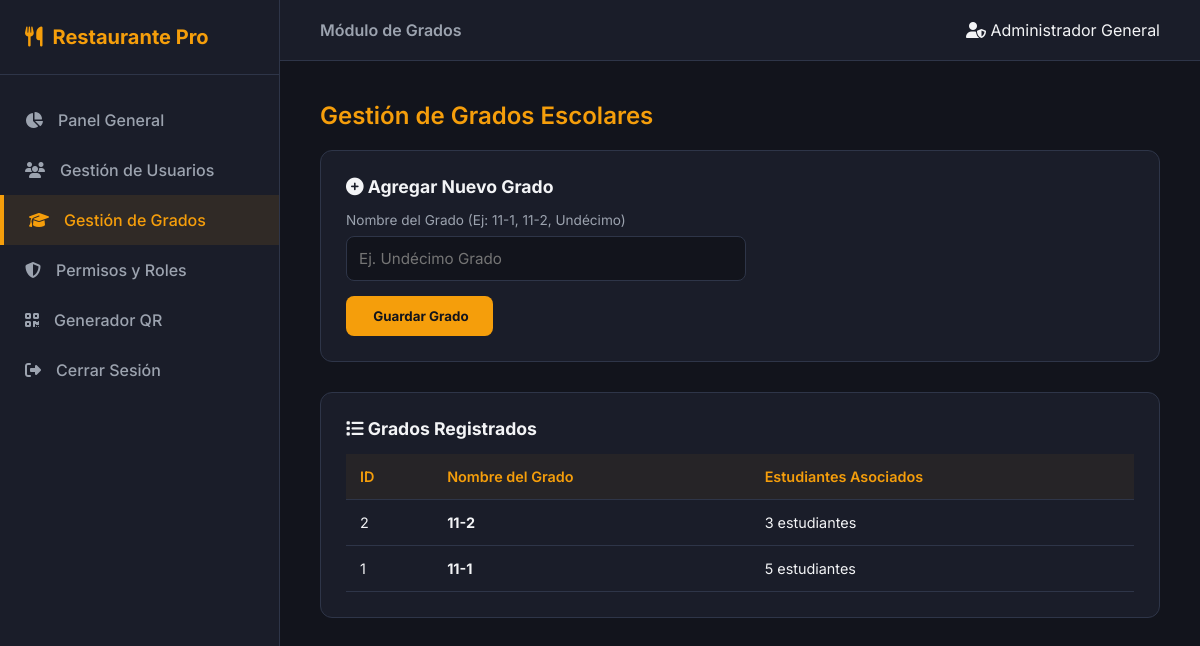
The app's page /admin/grados.php (signed in) with its own data.
### tables this page shows
CREATE TABLE grados (
    id_grado INT AUTO_INCREMENT PRIMARY KEY,
    nombre_grado VARCHAR(50) NOT NULL UNIQUE
);

### admin/grados.php (the view, shortened to what this page needs)
<?php
require_once __DIR__ . '/../config/conexion.php';
$grados = $pdo->query("SELECT g.*, (SELECT COUNT(*) FROM usuarios u WHERE u.id_grado = g.id_grado) as total_estudiantes FROM grados g ORDER BY g.id_grado DESC")->fetchAll();
?>
<!DOCTYPE html>
<html lang="es">
<head>
    <link rel="stylesheet" href="https://cdnjs.cloudflare.com/ajax/libs/font-awesome/6.4.0/css/all.min.css">
</head>
<body>
    <aside>
        <div class="sidebar-brand"><i class="fa-solid fa-utensils"></i> Restaurante Pro</div>
        <ul class="sidebar-menu">
            <li><a href="dashboard.php"><i class="fa-solid fa-chart-pie"></i> Panel General</a></li>
            <li><a href="usuarios.php"><i class="fa-solid fa-users"></i> Gestión de Usuarios</a></li>
            <li><a href="grados.php" class="active"><i class="fa-solid fa-graduation-cap"></i> Gestión de Grados</a></li>
            <li><a href="permisos.php"><i class="fa-solid fa-shield-halved"></i> Permisos y Roles</a></li>
            <li><a href="qr_generator.php"><i class="fa-solid fa-qrcode"></i> Generador QR</a></li>
            <li><a href="../logout.php"><i class="fa-solid fa-right-from-bracket"></i> Cerrar Sesión</a></li>
        </ul>
    </aside>
    <main>
        <header>
            <div style="font-weight: 600; color: var(--text-muted);">Módulo de Grados</div>
            <span><i class="fa-solid fa-user-shield"></i> <?= htmlspecialchars($_SESSION['nombre_completo'] ?? 'Admin') ?></span>
        </header>
        <div class="content">
            <h2>Gestión de Grados Escolares</h2>
            <div class="card">
                <h3 style="margin-bottom: 15px; font-size: 1.1rem;"><i class="fa-solid fa-plus-circle"></i> Agregar Nuevo Grado</h3>
                <form method="POST">
                    <label>Nombre del Grado (Ej: 11-1, 11-2, Undécimo)</label>
                    <input type="text" name="nombre_grado" required placeholder="Ej. Undécimo Grado">
                    <br>
                    <button type="submit" name="crear_grado" class="btn-dorado"><i class="fa-solid save"></i> Guardar Grado</button>
                </form>
            </div>
            <div class="card">
                <h3 style="margin-bottom: 15px; font-size: 1.1rem;"><i class="fa-solid fa-list"></i> Grados Registrados</h3>
                <table>
                    <thead>
                        <tr>
                            <th>ID</th>
                            <th>Nombre del Grado</th>
                            <th>Estudiantes Asociados</th>
                        </tr>
                    </thead>
                    <tbody>
                        <?php foreach ($grados as $g): ?>
                        <tr>
                            <td><?= $g['id_grado'] ?></td>
                            <td><strong><?= htmlspecialchars($g['nombre_grado']) ?></strong></td>
                            <td><?= $g['total_estudiantes'] ?> estudiantes</td>
                        </tr>
                        <?php endforeach; ?>
                    </tbody>
                </table>
            </div>
        </div>
    </main>
</body>
</html>

### admin/grados.php (style rules this page uses)
:root { --bg-main: #12141c; --bg-card: #1a1d29; --accent-gold: #f59e0b; --text-main: #f3f4f6; --text-muted: #9ca3af; --border-color: #2e3548; }
* { box-sizing: border-box; margin: 0; padding: 0; font-family: 'Inter', sans-serif; }
body { background-color: var(--bg-main); color: var(--text-main); display: flex; min-height: 100vh; }
aside { width: 280px; background-color: var(--bg-card); border-right: 1px solid var(--border-color); display: flex; flex-direction: column; position: fixed; height: 100vh; }
.sidebar-brand { padding: 25px; font-size: 1.25rem; font-weight: 700; color: var(--accent-gold); display: flex; align-items: center; gap: 10px; border-bottom: 1px solid var(--border-color); }
.sidebar-menu { list-style: none; padding: 20px 0; flex-grow: 1; }
.sidebar-menu li a { display: flex; align-items: center; gap: 15px; padding: 15px 25px; color: var(--text-muted); text-decoration: none; font-weight: 500; transition: all 0.3s ease; }
.sidebar-menu li a:hover, .sidebar-menu li a.active { background-color: rgba(245, 158, 11, 0.1); color: var(--accent-gold); border-left: 4px solid var(--accent-gold); }
main { margin-left: 280px; flex-grow: 1; display: flex; flex-direction: column; }
header { background-color: var(--bg-card); border-bottom: 1px solid var(--border-color); padding: 20px 40px; display: flex; justify-content: space-between; align-items: center; }
.content { padding: 40px; }
.card { background-color: var(--bg-card); border: 1px solid var(--border-color); border-radius: 12px; padding: 25px; margin-bottom: 30px; }
h2 { margin-bottom: 20px; font-size: 1.5rem; font-weight: 600; color: var(--accent-gold); }
label { display: block; font-size: 0.85rem; color: var(--text-muted); margin-bottom: 8px; }
input { width: 100%; max-width: 400px; padding: 12px; background-color: #12141c; border: 1px solid var(--border-color); border-radius: 8px; color: white; font-size: 0.95rem; margin-bottom: 15px; }
.btn-dorado { background-color: var(--accent-gold); color: #12141c; font-weight: 700; padding: 12px 24px; border: none; border-radius: 8px; cursor: pointer; transition: background 0.2s; }
table { width: 100%; border-collapse: collapse; margin-top: 15px; text-align: left; }
th, td { padding: 14px; border-bottom: 1px solid var(--border-color); font-size: 0.9rem; }
th { color: var(--accent-gold); font-weight: 600; background-color: rgba(245, 158, 11, 0.05); }

### records on screen
grados: id_grado "2", nombre_grado "11-2", total_estudiantes "3"
grados: id_grado "1", nombre_grado "11-1", total_estudiantes "5"

### other values on screen
$_SESSION['nombre_completo'] "Administrador General"
